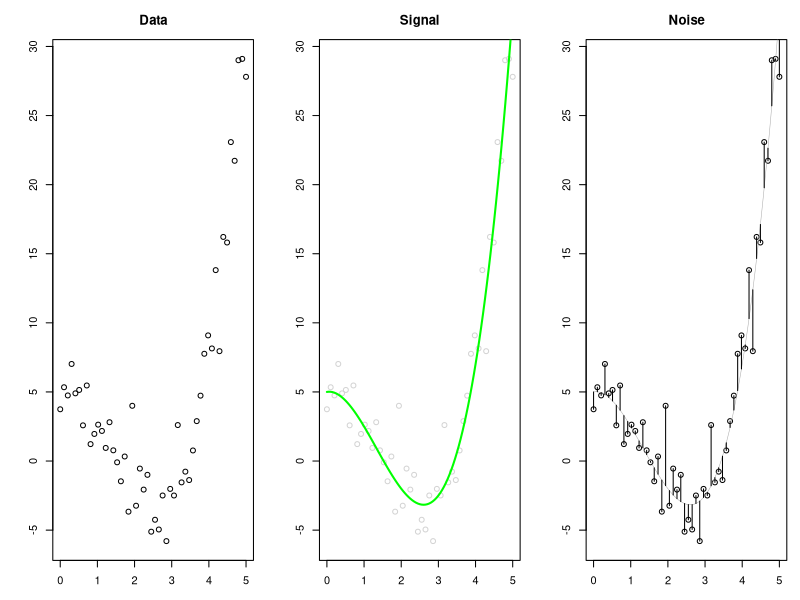
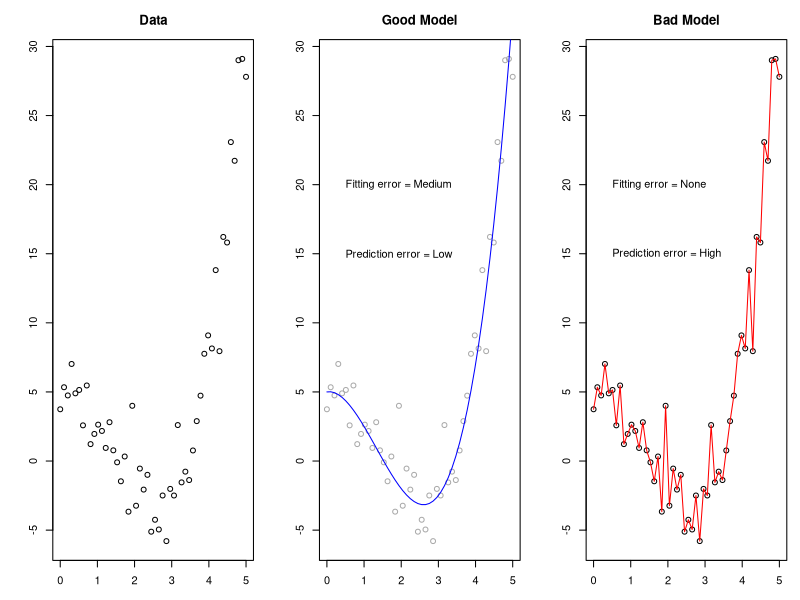

Reproduce these figures in R, in order.
## ---- chunk 1
options(htmltools.dir.version = FALSE)
# see: https://github.com/yihui/xaringan
# install.packages("xaringan")
# see: 
# https://github.com/yihui/xaringan/wiki
# https://github.com/gnab/remark/wiki/Markdown
options(width=110)
options(digits = 4)
## ---- chunk 2
knitr::include_graphics("https://raw.githubusercontent.com/therbootcamp/therbootcamp.github.io/master/_sessions/_image/mldiagram_A.png")
## ---- chunk 3
knitr::include_graphics("https://raw.githubusercontent.com/therbootcamp/therbootcamp.github.io/master/_sessions/_image/machinelearningcartoon.png")
## ---- chunk 4
knitr::include_graphics("https://raw.githubusercontent.com/therbootcamp/therbootcamp.github.io/master/_sessions/_image/mlexamples.png")
## ---- chunk 5
knitr::include_graphics("https://raw.githubusercontent.com/therbootcamp/therbootcamp.github.io/master/_sessions/_image/MLdiagram.png")
## ---- chunk 6
knitr::include_graphics("https://raw.githubusercontent.com/therbootcamp/therbootcamp.github.io/master/_sessions/_image/stockpen.jpg")
## ---- chunk 7
knitr::include_graphics("https://raw.githubusercontent.com/therbootcamp/therbootcamp.github.io/master/_sessions/_image/bohr.jpg")
## ---- chunk 8
knitr::include_graphics("https://raw.githubusercontent.com/therbootcamp/therbootcamp.github.io/master/_sessions/_image/fittingpredictiondarts_A.png")
## ---- chunk 9
knitr::include_graphics("https://raw.githubusercontent.com/therbootcamp/therbootcamp.github.io/master/_sessions/_image/fittingpredictiondarts_B.png")
## ---- chunk 10
knitr::include_graphics("https://raw.githubusercontent.com/therbootcamp/therbootcamp.github.io/master/_sessions/_image/fittingpredictiondarts_C.png")
## ---- chunk 11
knitr::include_graphics("https://raw.githubusercontent.com/therbootcamp/therbootcamp.github.io/master/_sessions/_image/fittingpredictiondarts_D.png")
## ---- chunk 12
knitr::include_graphics("https://raw.githubusercontent.com/therbootcamp/therbootcamp.github.io/master/_sessions/_image/classification_task.png")
## ---- chunk 13
knitr::include_graphics("https://raw.githubusercontent.com/therbootcamp/therbootcamp.github.io/master/_sessions/_image/regression_task.png")
## ---- chunk 14
knitr::include_graphics("https://raw.githubusercontent.com/therbootcamp/therbootcamp.github.io/master/_sessions/_image/machinelearning_r_ss.png")
## ---- chunk 15
knitr::include_graphics("https://raw.githubusercontent.com/therbootcamp/therbootcamp.github.io/master/_sessions/_image/wikipediaml.png")
## ---- chunk 16
knitr::include_graphics("https://raw.githubusercontent.com/therbootcamp/therbootcamp.github.io/master/_sessions/_image/regression.png")
## ---- chunk 17
knitr::include_graphics("https://raw.githubusercontent.com/therbootcamp/therbootcamp.github.io/master/_sessions/_image/defaulttree.png")
## ---- chunk 18
knitr::include_graphics("https://raw.githubusercontent.com/therbootcamp/therbootcamp.github.io/master/_sessions/_image/randomforest_diagram.png")
## ---- chunk 19
knitr::include_graphics("https://raw.githubusercontent.com/therbootcamp/therbootcamp.github.io/master/_sessions/_image/supportvectormachine.png")
## ---- chunk 20
knitr::include_graphics("https://raw.githubusercontent.com/therbootcamp/therbootcamp.github.io/master/_sessions/_image/randomforest.png")
## ---- chunk 21
knitr::include_graphics("https://raw.githubusercontent.com/therbootcamp/therbootcamp.github.io/master/_sessions/_image/mlrcaret.png")
## ---- chunk 22

set.seed(100)
x <- seq(0, 5, length.out = 50)
noise <- rnorm(50, mean = 0, sd = 2.5)

model_fun <- function(x) {x ^ 3 - 4 * x ^ 2 + .5 * x + 5}

y <- model_fun(x)
y_obs <- model_fun(x) + noise

par(mar = c(3, 4, 3, 1))

par(mfrow = c(1, 3))

plot(x, y_obs, main = "Data", xlab = "", ylab = "", col = "black")

# segments(x, y, x, y_obs)

# lines(y, y = y_obs)



# Plot 1

plot(x, y_obs, main = "Signal", xlab = "", ylab = "", col = "lightgray")
curve(model_fun, from = 0, to = 5, add = TRUE, col = "green", lwd = 2)

# segments(x, y, x, y_obs)

# lines(y, y = y_obs)



# Plot 2

plot(x, y_obs, main = "Noise", xlab = "", ylab = "")
 curve(model_fun, from = 0, to = 5, add = TRUE, col = "darkgray", lwd = .5)

 segments(x, y, x, y_obs)

# lines(y, y = y_obs)


# 
# # Plot 3
# 
# plot(x, y_obs, main = "A bad model tries to fit everything", xlab = "", ylab = "")
# curve(model_fun, from = 0, to = 5, add = TRUE, col = "darkgray", lwd = .5)
# 
# text(.5, 20, "Hey I can draw a line through all points\nI don't have any error!", adj = 0)
# 
# 
# lines(x, y_obs)
# 
# # Plot 4
# 
# plot(x, y_obs, main = "A good model will try to focus on the signal", xlab = "", ylab = "")
# curve(model_fun, from = 0, to = 5, add = TRUE, col = "blue", lwd = 2)
# 
# text(.5, 20, "I won't try to fit all points because\nI think there is random error", adj = 0)


# lines(x, y_obs)


## ---- chunk 23

set.seed(100)
x <- seq(0, 5, length.out = 50)
noise <- rnorm(50, mean = 0, sd = 2.5)

model_fun <- function(x) {x ^ 3 - 4 * x ^ 2 + .5 * x + 5}

y <- model_fun(x)
y_obs <- model_fun(x) + noise

par(mar = c(3, 4, 3, 1))

par(mfrow = c(1, 3))

plot(x, y_obs, main = "Data", xlab = "", ylab = "", col = "black")

# segments(x, y, x, y_obs)

# lines(y, y = y_obs)



# Plot 1

plot(x, y_obs, main = "Good Model", xlab = "", ylab = "", col = "darkgray")

lines(x, y, col = "blue")

# curve(model_fun, from = 0, to = 5, add = TRUE, col = "green", lwd = 2)

text(.5, 20, "Fitting error = Medium", adj = 0)
text(.5, 15, "Prediction error = Low", adj = 0)


# segments(x, y, x, y_obs)

# lines(y, y = y_obs)



# Plot 2

plot(x, y_obs, main = "Bad Model", xlab = "", ylab = "")

text(.5, 20, "Fitting error = None", adj = 0)
text(.5, 15, "Prediction error = High", adj = 0)


lines(x, y_obs, col = "red")
# lines(y, y = y_obs)


# 
# # Plot 3
# 
# plot(x, y_obs, main = "A bad model tries to fit everything", xlab = "", ylab = "")
# curve(model_fun, from = 0, to = 5, add = TRUE, col = "darkgray", lwd = .5)
# 
# text(.5, 20, "Hey I can draw a line through all points\nI don't have any error!", adj = 0)
# 
# 
# lines(x, y_obs)
# 
# # Plot 4
# 
# plot(x, y_obs, main = "A good model will try to focus on the signal", xlab = "", ylab = "")
# curve(model_fun, from = 0, to = 5, add = TRUE, col = "blue", lwd = 2)
# 
# text(.5, 20, "I won't try to fit all points because\nI think there is random error", adj = 0)


# lines(x, y_obs)


